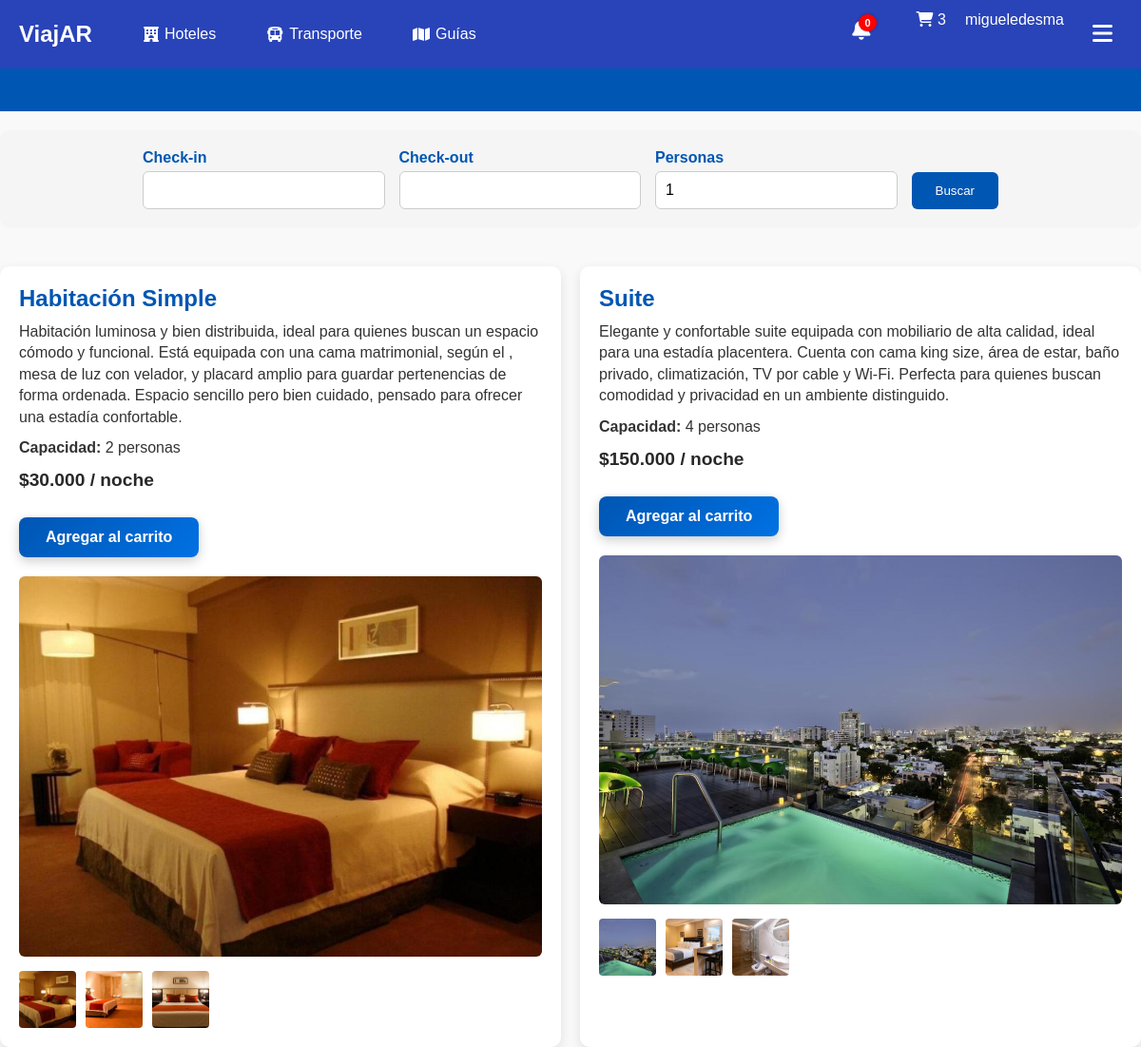
Screenshot of /index.php?page=pantalla_habitaciones&id=58 (signed in) with the database file from the repository.
### tables this page shows
CREATE TABLE `hotel_habitaciones` (
  `id_hotel_habitacion` int NOT NULL AUTO_INCREMENT,
  `rela_hotel` int NOT NULL,
  `rela_tipo_habitacion` int NOT NULL,
  `capacidad_maxima` int NOT NULL,
  `precio_base_noche` decimal(10,2) NOT NULL,
  `descripcion` text,
  `activo` tinyint(1) DEFAULT '1',
  `fecha_creacion` timestamp NULL DEFAULT CURRENT_TIMESTAMP,
  `fotos` text,
  PRIMARY KEY (`id_hotel_habitacion`),
  KEY `rela_hotel` (`rela_hotel`),
  KEY `rela_tipo_habitacion` (`rela_tipo_habitacion`),
  CONSTRAINT `hotel_habitaciones_ibfk_1` FOREIGN KEY (`rela_hotel`) REFERENCES `hotel` (`id_hotel`),
  CONSTRAINT `hotel_habitaciones_ibfk_2` FOREIGN KEY (`rela_tipo_habitacion`) REFERENCES `tipos_habitacion` (`id_tipo_habitacion`)
);

CREATE TABLE `tipos_habitacion` (
  `id_tipo_habitacion` int NOT NULL AUTO_INCREMENT,
  `nombre` varchar(100) NOT NULL,
  `descripcion` text,
  `capacidad` int NOT NULL,
  `activo` tinyint(1) DEFAULT '1',
  PRIMARY KEY (`id_tipo_habitacion`)
);

### index.php (called while the page is built, shortened)
<?php
$plantilla = new PlantillaControlador();
$plantilla -> traer_plantilla();

### models/hotel.php (called while the page is built, shortened)
<?php
require_once('conexion.php');
class Hotel {
    public function traer_hotel($id_hotel) {
        $conexion = new Conexion();
        $id_hotel = (int)$id_hotel;
        $query = "SELECT * FROM hotel WHERE id_hotel = $id_hotel AND activo = 1";
        return $conexion->consultar($query);
    }
}
?>

### models/hotel_habitaciones.php (called while the page is built, shortened)
<?php
require_once('conexion.php');
class Hotel_Habitaciones {
    public function traer_por_hotel($id_hotel) {
        $conexion = new Conexion();
        $id_hotel = (int)$id_hotel;
        $query = "SELECT hh.*, th.nombre AS tipo_nombre
                  FROM hotel_habitaciones hh
                  INNER JOIN tipos_habitacion th
                        ON hh.rela_tipo_habitacion = th.id_tipo_habitacion
                  WHERE hh.rela_hotel = $id_hotel AND hh.activo = 1
                  ORDER BY hh.fecha_creacion ASC";
        $habitaciones = $conexion->consultar($query);
        return $habitaciones;
    }
}

### models/conexion.php (called while the page is built, shortened)
<?php
class Conexion {
    private $con;
    private $servidor;
    private $usuario;
    private $password;
    private $base_datos;
    public function __construct() {
        $this->servidor = 'localhost';
        $this->usuario = 'root';
        $this->password = 'hola';
        $this->base_datos = 'viajar';
    }
    public function conectar() {
        if (!$this->con) {
            $this->con = new mysqli($this->servidor, $this->usuario, $this->password, $this->base_datos);
            $this->con->set_charset("utf8");
        }
        return $this->con;
    }
    public function consultar($query) {
        $resultado = $this->conectar()->query($query);
        $data = [];
        if ($resultado && $resultado->num_rows > 0) {
            while ($row = $resultado->fetch_assoc()) {
                $data[] = $row;
            }
        }
        return $data;
    }
}

### views/paginas/pantalla_habitaciones.php (the view, shortened to what this page needs)
<?php
require_once __DIR__ . '/../../models/hotel.php';
require_once __DIR__ . '/../../models/hotel_habitaciones.php';
$id_hotel = (int)($_GET['id'] ?? 0);
$hotelModel = new Hotel();
$hotelesArray = $hotelModel->traer_hotel($id_hotel);
$hotel = $hotelesArray[0];
$habitacionModel = new Hotel_Habitaciones();
$habitaciones = $habitacionModel->traer_por_hotel($id_hotel);
$checkin = $_GET['checkin'] ?? '';
$checkout = $_GET['checkout'] ?? '';
$personasFiltro = (int)($_GET['personas'] ?? 0);
?>
<link rel="stylesheet" href="/viajar/assets/css/pantalla_habitaciones.css">
<section class="habitaciones-hero">
  <h1>Habitaciones en <?= htmlspecialchars($hotel['hotel_nombre'] ?? '-') ?></h1>
</section>
<section class="habitaciones-buscador container">
  <form id="form-buscador-habitaciones" method="get" action="index.php">
      <div class="buscador-group">
        <label for="checkin">Check-in</label>
        <input type="text" id="checkin" name="checkin" value="<?= htmlspecialchars($checkin) ?>" required>
      </div>
      <div class="buscador-group">
        <label for="checkout">Check-out</label>
        <input type="text" id="checkout" name="checkout" value="<?= htmlspecialchars($checkout) ?>" required>
      </div>
      <div class="buscador-group">
        <label for="personas">Personas</label>
        <input type="number" id="personas" name="personas" min="1" value="<?= htmlspecialchars($personasFiltro ?: 1) ?>" required>
      </div>
      <button type="submit" class="btn btn-buscar">Buscar</button>
  </form>
</section>
<section class="habitaciones-lista container">
  <?php if (empty($habitaciones)): ?>
    <p>No hay habitaciones disponibles en este hotel para los criterios seleccionados.</p>
  <?php else: ?>
    <?php foreach ($habitaciones as $hab): ?>
      <?php
        $fotos = $hab['fotos'] ?? [];
      ?>
      <div class="habitacion-card">
        <div class="habitacion-info">
          <h3><?= htmlspecialchars($hab['tipo_nombre'] ?? 'Habitación') ?></h3>
          <p><?= nl2br(htmlspecialchars($hab['descripcion'] ?? '')) ?></p>
          <p><strong>Capacidad:</strong> <?= (int)($hab['capacidad_maxima'] ?? 0) ?> personas</p>
          <p class="precio">
            $<?= number_format($hab['precio_base_noche'] ?? 0, 0, ',', '.') ?> / noche
          </p>
          <button class="btn btn-reservar"
            onclick="agregarAlCarrito(
                <?= (int)$hab['id_hotel_habitacion'] ?>,
                <?= (int)$id_hotel ?>,
                '<?= $checkin ?>',
                '<?= $checkout ?>',
                <?= (int)$personasFiltro ?>,
                <?= (float)$hab['precio_base_noche'] ?>
            )">Agregar al carrito</button>
        </div>
        <div class="habitacion-fotos">
          <img class="foto-principal" src="/viajar/<?= htmlspecialchars($fotos[0]) ?>" alt="Habitación" data-original="/viajar/<?= htmlspecialchars($fotos[0]) ?>">
          <?php if (count($fotos) > 1): ?>
            <div class="miniaturas">
              <?php foreach ($fotos as $foto): ?>
                  <img src="/viajar/<?= htmlspecialchars($foto) ?>" alt="Foto de habitación">
              <?php endforeach; ?>
            </div>
          <?php endif; ?>
        </div>
      </div>
    <?php endforeach; ?>
  <?php endif; ?>
</section>

### assets/css/cabecera_cliente.css (style rules this page uses)
* { margin: 0; padding: 0; box-sizing: border-box; }
html, body { margin: 0; padding: 0; height: 100%; }

### assets/css/pantalla_habitaciones.css (style rules this page uses)
.habitaciones-hero { background-color: #0056b3; color: #fff; padding: 40px 0; text-align: center; }
.habitaciones-hero h1 { margin: 0; font-size: 2rem; font-weight: 600; }
.habitaciones-lista { display: grid; grid-template-columns: repeat(auto-fit, minmax(320px, 1fr)); gap: 20px; margin: 40px 0; }
.habitacion-card { background-color: #fff; border-radius: 10px; overflow: hidden; box-shadow: 0 4px 12px rgba(0,0,0,0.1); display: flex; flex-direction: column; }
.habitacion-info { padding: 20px; }
.habitacion-info h3 { margin-top: 0; font-size: 1.5rem; color: #0056b3; }
.habitacion-info p { margin: 10px 0; line-height: 1.4; }
.habitacion-info .precio { font-weight: 700; font-size: 1.2rem; color: rgba(0, 0, 0, 0.842); margin-top: 10px; }
.btn-reservar { display: inline-block; margin-top: 15px; padding: 12px 28px; background: linear-gradient(135deg, #0056b3, #0071e3); color: #fff; font-weight: 600; font-size: 1rem; border: none; border-radius: 8px; cursor: pointer; text-decoration: none; box-shadow: 0 4px 12px rgba(0,0,0,0.2); transition: all 0.3s ease; }
.habitacion-fotos { display: flex; flex-direction: column; gap: 10px; padding: 0 20px 20px 20px; }
.foto-principal { width: 100%; height: auto; border-radius: 6px; object-fit: cover; }
.miniaturas { display: flex; gap: 10px; overflow-x: auto; padding-top: 5px; }
.miniaturas img { width: 60px; height: 60px; border-radius: 4px; object-fit: cover; cursor: pointer; transition: transform 0.2s, box-shadow 0.2s; }
.habitaciones-buscador { background-color: #f5f5f5; padding: 20px; margin: 20px auto 40px auto; border-radius: 10px; display: flex; justify-content: center; flex-wrap: wrap; gap: 15px; }
.habitaciones-buscador form { display: flex; flex-wrap: wrap; gap: 15px; width: 100%; max-width: 900px; align-items: flex-end; }
.buscador-group { display: flex; flex-direction: column; flex: 1 1 150px; }
.buscador-group label { font-weight: 600; margin-bottom: 5px; color: #0056b3; }
.buscador-group input { padding: 10px; border-radius: 6px; border: 1px solid #ccc; font-size: 1rem; }
.btn-buscar { padding: 12px 25px; background-color: #0056b3; color: #fff; border: none; border-radius: 6px; cursor: pointer; transition: background-color 0.3s; }

### rows the page displays
hotel_habitaciones: rela_tipo_habitacion.nombre "Habitación Simple", descripcion "Habitación luminosa y bien distribuida, ideal para quienes buscan un espacio cómodo y funcional. Está equipada con una cama matrimonial, según el , mesa de luz con velador, y placard amplio para guardar pertenencias de forma ordenada. Espacio sencillo pero bien cuidado, pensado para ofrecer una estadía confortable.", capacidad_maxima "2", precio_base_noche "30.000", shows a picture
hotel_habitaciones: rela_tipo_habitacion.nombre "Suite", descripcion "Elegante y confortable suite equipada con mobiliario de alta calidad, ideal para una estadía placentera. Cuenta con cama king size, área de estar, baño privado, climatización, TV por cable y Wi-Fi. Perfecta para quienes buscan comodidad y privacidad en un ambiente distinguido.", capacidad_maxima "4", precio_base_noche "150.000", shows a picture

### other values shown
$total_items "3"
$_SESSION['usuarios_nombre_usuario'] "migueledesma"
